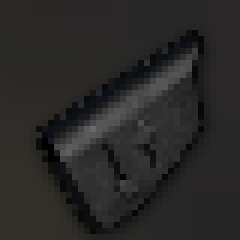
#> input picture demo/demo1/3.png, 40 x 40 px (shown 6 times larger)
$ python test5.py
#> lines starting #> are read from the running program, lines starting #| are printed output that depends on the picture
#!/usr/bin/env python3
# -*- coding: utf-8 -*-
# @Author : Pupper
# @Email  : pupper.cheng@gmail.com

# -*- coding: utf-8 -*-
import cv2
import numpy as np

# Hash值对比
def cmpHash(hash1, hash2,shape=(10,10)):
    n = 0
    # hash长度不同则返回-1代表传参出错
    if len(hash1)!=len(hash2):
        return -1
    # 遍历判断
    for i in range(len(hash1)):
        # 相等则n计数+1，n最终为相似度
        if hash1[i] == hash2[i]:
            n = n + 1
    return n/(shape[0]*shape[1])
# 感知哈希算法(pHash)
def pHash(img,shape=(10,10)):
    # 缩放32*32
    img = cv2.resize(img, (32, 32))  # , interpolation=cv2.INTER_CUBIC

    # 转换为灰度图
    gray = cv2.cvtColor(img, cv2.COLOR_BGR2GRAY)
    # 将灰度图转为浮点型，再进行dct变换
    dct = cv2.dct(np.float32(gray))
    # opencv实现的掩码操作
    dct_roi = dct[0:10, 0:10]

    hash = []
    avreage = np.mean(dct_roi)
    for i in range(dct_roi.shape[0]):
        for j in range(dct_roi.shape[1]):
            if dct_roi[i, j] > avreage:
                hash.append(1)
            else:
                hash.append(0)
    return hash


def main():
    img1 = cv2.imread('3.png')
#> img1 is the input picture: shape (40, 40, 3); mean B, G, R 40, 40.5, 41.7
    img2 = cv2.imread('4.png')
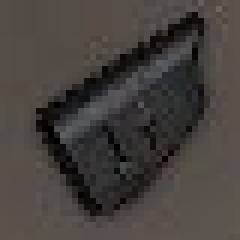
#> input picture demo/demo1/4.png, 40 x 40 px (shown 6 times larger)
#> img2 is the input picture: shape (40, 40, 3); mean B, G, R 62.1, 65.6, 70.4

    hash1 = pHash(img1)
#> in pHash, `dct = cv2.dct(np.float32(gray))`:
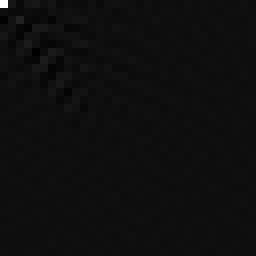
#> dct: shape (32, 32) float32 (shown 8 times larger); min -80.32, max 1300.5, mean 1.3; drawn with min black and max white
#> in pHash, `avreage = np.mean(dct_roi)`: avreage = 13.09
#> hash1 = 100 values, max 1 at index 0, min 0 at index 2, mean 0.33
    hash2 = pHash(img2)
#> call 2 of pHash, with shape = (10, 10)
#> in pHash (call 2), `img = cv2.resize(img, (32, 32))`:
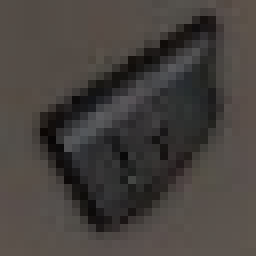
#> img: shape (32, 32, 3) (shown 8 times larger); mean of channels 0, 1, 2 62.1, 65.5, 70.3; drawn as B, G, R
#> in pHash (call 2), `avreage = np.mean(dct_roi)`: avreage = 25.1
#> hash2 = 100 values, max 1 at index 0, min 0 at index 1, mean 0.29
    n = cmpHash(hash1, hash2)
#> the loop in cmpHash, `for i in range(len(hash1)):` made 100 passes
#> after the loop in cmpHash, `for i in range(len(hash1)):`: n = 62
#> n = 0.62
    print('感知哈希算法相似度：', n)
#| 感知哈希算法相似度： 0.62

if __name__=="__main__":
    main()
